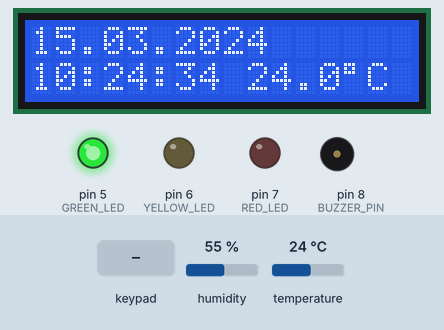
Simulated run of this sketch. Board: Arduino Mega 2560, built with avr-gcc and run on an emulated ATmega2560. On the bench: 16×2 character LCD, output pins drawn as LEDs (lit = HIGH), buzzer (waves = sounding, pin HIGH). The test bench sets the inputs (shaded band); at power-on: temperature 24 °C, humidity 55 %. The local clock reads 2024-03-15 10:24:30 at power-on unless the sketch sets it; storage starts empty; what the sketch prints to the serial monitor is not drawn.

Above: at 5.3 s.
5.4 s: key '*' pressed
At 6.6 s:
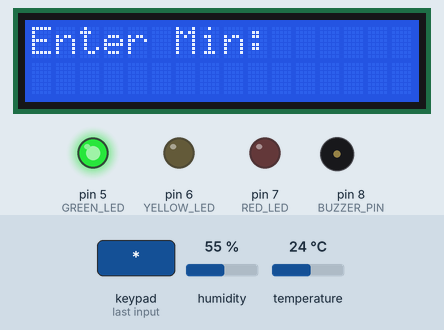
6.9 s: keypad keys 3 9 4 0 4 1 4 2 * pressed 0.4 s apart
At 11.5 s:
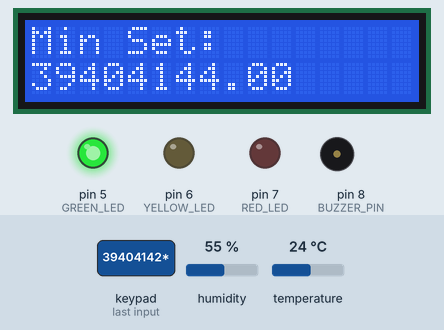
13.6 s: key '#' pressed
At 15.5 s:
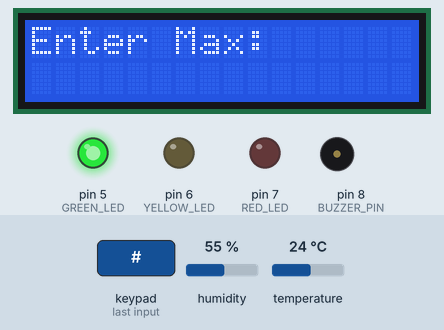
15.8 s: keypad keys 3 9 4 0 4 1 4 2 # pressed 0.4 s apart
At 19.5 s:
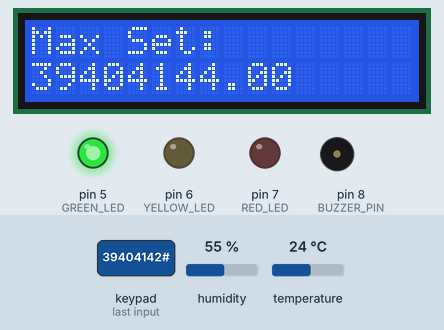
20.9 s: temperature set to 12 °C
At 23.6 s:
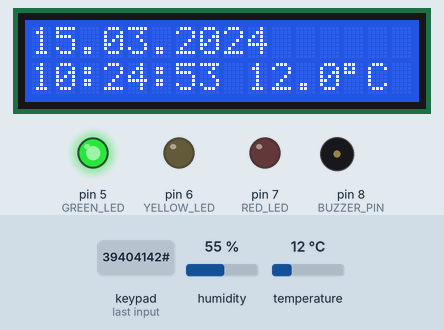
26.5 s: temperature set to 19 °C
At 27.7 s:
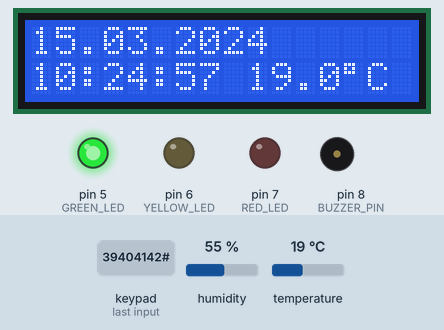
Timing chart, 0 to 29.5 s (numbered marks = the images above; inputs shaded):
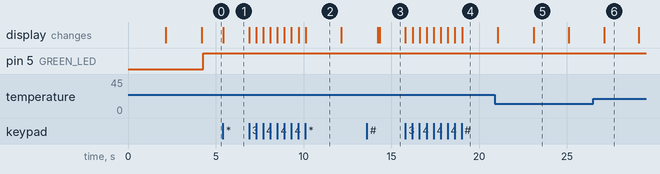

Measured:
- after the input at 5.4 s, the display: changes at once (image 1)
- after the input at 6.9 s, the display: first changes at once (image 2 shows a later state)
- after the input at 13.6 s, the display: first differs from a run without the input after 0.75 s (image 3)
- after the input at 15.8 s, the display: first changes at once (image 4 shows a later state)
- what the display in image 2 shows lasts 2.1 s, from 10.1 s to 12.2 s

The sketch:

greenhouse_monitor.ino
```cpp
#include <Wire.h>
#include <LiquidCrystal_I2C.h>
#include <DHT.h>
#include <DS1302.h>
#include <SD.h>
#include <Keypad.h>

// DHT11 Setup
#define DHTPIN 2
#define DHTTYPE DHT11
DHT dht(DHTPIN, DHTTYPE);

// RTC Setup
#define DS1302_CLK 22
#define DS1302_DAT 23
#define DS1302_RST 24
DS1302 rtc(DS1302_RST, DS1302_DAT, DS1302_CLK);

// SD Card
#define SD_CS 53
File logFile;

// LEDs and Buzzer
#define RED_LED 7
#define YELLOW_LED 6
#define GREEN_LED 5
#define BUZZER_PIN 8

// LCD
LiquidCrystal_I2C lcd(0x27, 16, 2);

// Keypad
const byte ROWS = 4;
const byte COLS = 3;
char keys[ROWS][COLS] = {
  {'1','2','3'},
  {'4','5','6'},
  {'7','8','9'},
  {'*','0','#'}
};
byte rowPins[ROWS] = {39, 40, 41, 42}; // Row pins
byte colPins[COLS] = {36, 37, 38};     // Column pins
Keypad keypad = Keypad(makeKeymap(keys), rowPins, colPins, ROWS, COLS);

// Threshold values
float lowerThreshold = 25.0;
float upperThreshold = 30.0;

String inputValue = "";
byte inputMode = 0; // 0: idle, 1: lower threshold, 2: upper threshold
unsigned long lastSensorRead = 0;

void setup() {
  Serial.begin(9600);
  Serial1.begin(9600);
  dht.begin();
  rtc.halt(false);
  rtc.writeProtect(false);

  pinMode(RED_LED, OUTPUT);
  pinMode(YELLOW_LED, OUTPUT);
  pinMode(GREEN_LED, OUTPUT);
  pinMode(BUZZER_PIN, OUTPUT);

  lcd.init();
  lcd.backlight();
  lcd.setCursor(0, 0);
  lcd.print("System Starting");
  delay(2000);
  lcd.clear();

  if (!SD.begin(SD_CS)) {
    Serial.println("SD card initialization failed!");
  } else {
    logFile = SD.open("datalog.csv", FILE_WRITE);
    if (logFile && logFile.size() == 0) {
      logFile.println("Date,Time,Temperature,MinThreshold,MaxThreshold");
      logFile.close();
    }
  }

  displayThresholds();
}

void loop() {
  // Keypad check
  char key = keypad.getKey();
  if (key) {
    handleKeypadInput(key);
  }

  // Read every 2 seconds
  if (inputMode == 0 && millis() - lastSensorRead > 2000) {
    lastSensorRead = millis();
    readAndLogTemperature();
  }
}

void readAndLogTemperature() {
  float temperature = dht.readTemperature();
  if (isnan(temperature)) {
    Serial.println("[WARNING] Temperature could not be read!");
    return;
  }

  String timeStr = rtc.getTimeStr();
  String dateStr = rtc.getDateStr();

  // LCD display
  lcd.setCursor(0, 0);
  lcd.print(dateStr);
  lcd.setCursor(0, 1);
  lcd.print(timeStr);
  lcd.print(" ");
  lcd.print(temperature, 1);
  lcd.print((char)223);
  lcd.print("C ");

  // Serial Monitor
  Serial.println("---------------");
  Serial.print("Date      : "); Serial.println(dateStr);
  Serial.print("Time      : "); Serial.println(timeStr);
  Serial.print("Temperature: "); Serial.print(temperature); Serial.println(" C");
  Serial.print("Min Threshold: "); Serial.println(lowerThreshold);
  Serial.print("Max Threshold: "); Serial.println(upperThreshold);
  Serial.println("---------------");

  // Bluetooth via Serial1
  String dataLine = "Date: " + dateStr + "  Time: " + timeStr + "  Temp: " + String(temperature) + " C";
  Serial1.println(dataLine);

  // SD card write
  logFile = SD.open("datalog.csv", FILE_WRITE);
  if (logFile) {
    logFile.print(dateStr); logFile.print(",");
    logFile.print(timeStr); logFile.print(",");
    logFile.print(temperature); logFile.print(",");
    logFile.print(lowerThreshold); logFile.print(",");
    logFile.println(upperThreshold);
    logFile.close();
  }

  // LED and Buzzer logic
  if (temperature > upperThreshold) {
    digitalWrite(RED_LED, HIGH);
    digitalWrite(YELLOW_LED, LOW);
    digitalWrite(GREEN_LED, LOW);
    digitalWrite(BUZZER_PIN, HIGH);
  } else if (temperature >= lowerThreshold && temperature <= upperThreshold) {
    digitalWrite(RED_LED, LOW);
    digitalWrite(YELLOW_LED, HIGH);
    digitalWrite(GREEN_LED, LOW);
    digitalWrite(BUZZER_PIN, LOW);
  } else {
    digitalWrite(RED_LED, LOW);
    digitalWrite(YELLOW_LED, LOW);
    digitalWrite(GREEN_LED, HIGH);
    digitalWrite(BUZZER_PIN, LOW);
  }
}

void displayThresholds() {
  lcd.clear();
  lcd.setCursor(0, 0);
  lcd.print("Min: ");
  lcd.print(lowerThreshold);
  lcd.setCursor(0, 1);
  lcd.print("Max: ");
  lcd.print(upperThreshold);
  delay(2000);
  lcd.clear();
}

void handleKeypadInput(char key) {
  if (key == '*') {
    if (inputMode == 1 && inputValue.length() > 0) {
      lowerThreshold = inputValue.toFloat();
      lcd.clear();
      lcd.print("Min Set:");
      lcd.setCursor(0, 1);
      lcd.print(lowerThreshold);
      delay(2000);
      lcd.clear();
      displayThresholds();
      inputMode = 0;
      inputValue = "";
    } else {
      inputMode = 1;
      inputValue = "";
      lcd.clear();
      lcd.print("Enter Min:");
      lcd.setCursor(0, 1);
    }
    return;
  }

  if (key == '#') {
    if (inputMode == 2 && inputValue.length() > 0) {
      upperThreshold = inputValue.toFloat();
      lcd.clear();
      lcd.print("Max Set:");
      lcd.setCursor(0, 1);
      lcd.print(upperThreshold);
      delay(2000);
      lcd.clear();
      displayThresholds();
      inputMode = 0;
      inputValue = "";
    } else {
      inputMode = 2;
      inputValue = "";
      lcd.clear();
      lcd.print("Enter Max:");
      lcd.setCursor(0, 1);
    }
    return;
  }

  if (key >= '0' && key <= '9' && inputMode != 0) {
    inputValue += key;
    lcd.print(key);
  }
}
```
